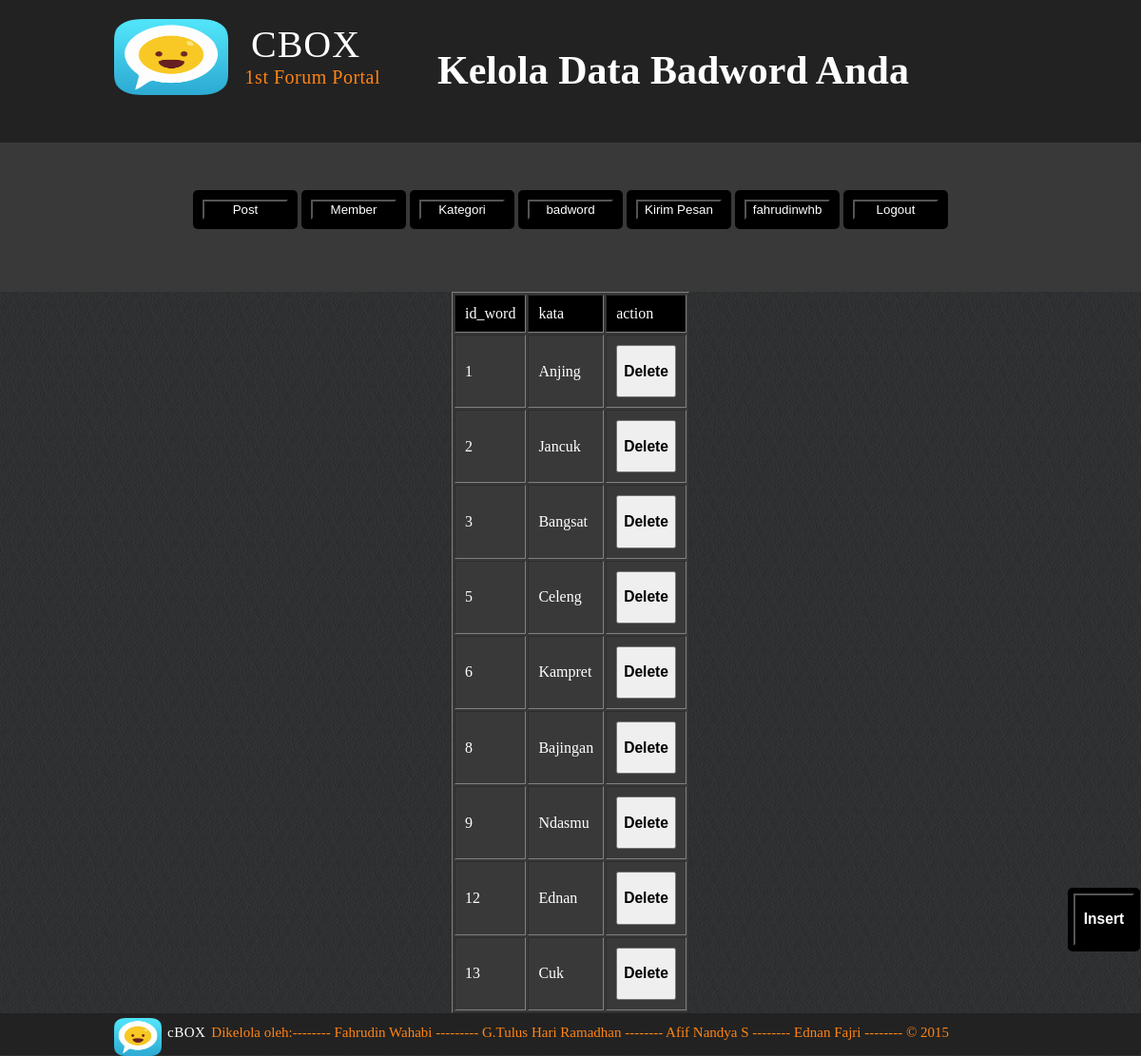
/bad_word.php (signed in), run on an earlier commit of the app's database.
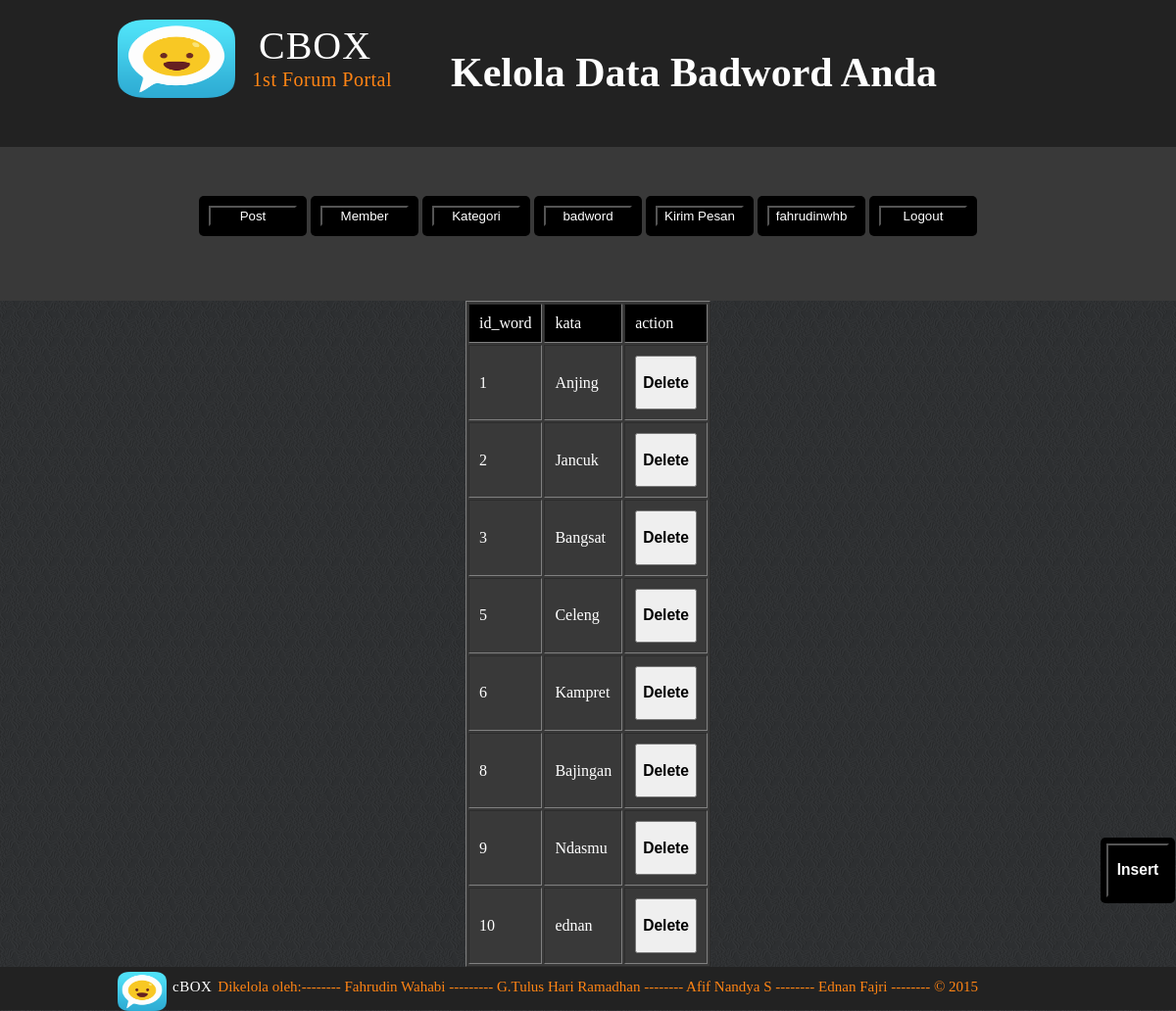
And on a later commit of the database.
### tables this page shows
CREATE TABLE IF NOT EXISTS `bad_word` (
`id_word` int(11) NOT NULL,
  `kata` varchar(100) NOT NULL,
  `status` varchar(100) NOT NULL DEFAULT 'ENABLE'
);

### bad_word.php (the view, shortened to what this page needs)
<html>
<head>
        <link rel="stylesheet" href="font-awesome-4.3.0/css/font-awesome.min.css" type="text/css">
        <link rel="stylesheet" href="Style - backdrop.css" type="text/css">
</head>
<body>
<div class="nav-bar">
            <div class="container">
                <div class="title-bar-left">
                    <img src="logo.png" class="logo">
                    <h3>CBOX</h3>
                    <p>1st Forum Portal<p>
                </div>
                <div class="title-bar-right">
                <h1>Kelola Data Badword Anda</h1>
                </div>
            </div>
</div>
<div class="adminberisi">
<div class="">
                <?php
                    $id = $_SESSION['id'];
                    $query = "SELECT * FROM admin WHERE id_admin=$id";
                    $result = mysql_query($query);
                    $row = mysql_fetch_assoc($result);
                ?>
<form class="adminrata" action="post.php">
	<button type="submit">Post</button>
</form>
<form class="adminrata" action="member.php">
	<button type="submit">Member</button>
</form>
<form class="adminrata" action="kategori.php">
	<button type="submit">Kategori</button>
</form>
<form class="adminrata" action="bad_word.php">
	<button type="submit">badword</button>
</form>
<form class="adminrata" action="member_pesan.php">
	<button type="submit">Kirim Pesan</button>
</form>
<form class="adminrata" action="halamanadmin.php">
    <button type="submit"><?php  echo $row['nama']; ?></button>
</form>
<form class="adminrata" action="logout_admin.php">
    <button type="submit">Logout</button>
</form>
</div>
</div>
	<table border="1px" class="besar">
		<tr class="besarin">
			<td>id_word</td>
			<td>kata</td>
			<td>action</td>
			</tr>
		<?php
			$query = "SELECT * FROM bad_word WHERE status='ENABLE'";
			$result = mysql_query($query);
			while ($row = mysql_fetch_assoc($result)) {
		?>
		<tr class="kecilin">
			<td><?php echo $row ['id_word']; ?></td>
			<td><?php echo $row ['kata']; ?></td>
			<td><a href="delete_badword.php? id=<?php echo $row ['id_word']; ?>"><button type="submit"><h3>Delete</h3></button></a>
		<?php
			}
		 ?>
	</table>
	<a class="backTOPI" href="isi_bad_word.php? id=<?php echo $row ['id_word']; ?>">
				<button type="submit"><h3>Insert</h3></button>
	</a>
        <div class="footer">
            <div class="container">
            <img src="logo.png">
            <h3>cBOX</h3>
                <p>Dikelola oleh:-------- Fahrudin Wahabi --------- G.Tulus Hari Ramadhan -------- Afif Nandya S -------- Ednan Fajri -------- &copy; 2015</p>
            </div>
        </div>
    </body>
</html>

What changed in the data, as far as the page shows it:
removed bad_word: id_word "12", kata "Ednan"
removed bad_word: id_word "13", kata "Cuk"
now on this page (row edited): bad_word: id_word "10", kata "ednan"
